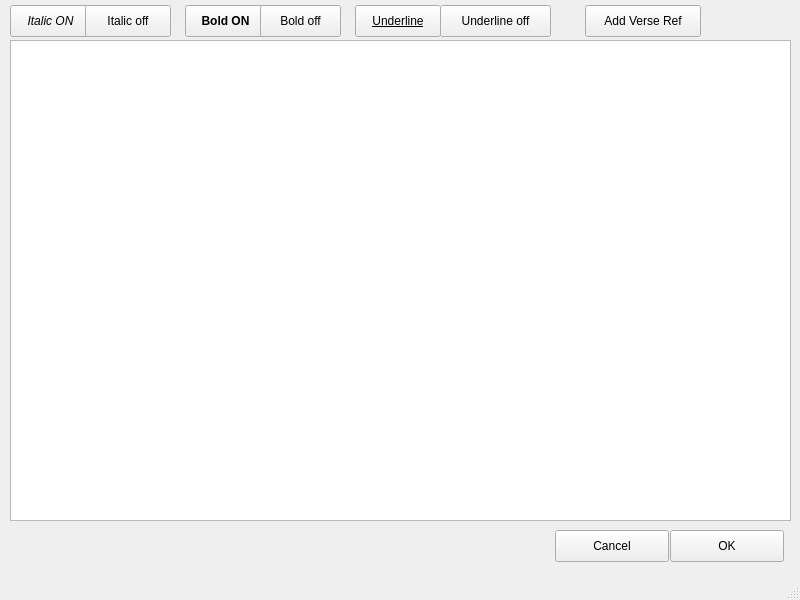
<?xml version="1.0" encoding="UTF-8"?>
<ui version="4.0">
 <class>NotesWindow</class>
 <widget class="QMainWindow" name="NotesWindow">
  <property name="geometry">
   <rect>
    <x>0</x>
    <y>0</y>
    <width>800</width>
    <height>600</height>
   </rect>
  </property>
  <property name="windowTitle">
   <string>Notes Window</string>
  </property>
  <widget class="QWidget" name="centralwidget">
   <widget class="QTextEdit" name="textEdit">
    <property name="geometry">
     <rect>
      <x>10</x>
      <y>40</y>
      <width>781</width>
      <height>481</height>
     </rect>
    </property>
   </widget>
   <widget class="QPushButton" name="pbOK">
    <property name="geometry">
     <rect>
      <x>670</x>
      <y>530</y>
      <width>114</width>
      <height>32</height>
     </rect>
    </property>
    <property name="text">
     <string>OK</string>
    </property>
   </widget>
   <widget class="QPushButton" name="pbItalic">
    <property name="geometry">
     <rect>
      <x>10</x>
      <y>5</y>
      <width>81</width>
      <height>32</height>
     </rect>
    </property>
    <property name="font">
     <font>
      <italic>true</italic>
     </font>
    </property>
    <property name="text">
     <string>Italic ON</string>
    </property>
   </widget>
   <widget class="QPushButton" name="pbNoItalic">
    <property name="geometry">
     <rect>
      <x>85</x>
      <y>5</y>
      <width>86</width>
      <height>32</height>
     </rect>
    </property>
    <property name="text">
     <string>Italic off</string>
    </property>
   </widget>
   <widget class="QPushButton" name="pbCancel">
    <property name="geometry">
     <rect>
      <x>555</x>
      <y>530</y>
      <width>114</width>
      <height>32</height>
     </rect>
    </property>
    <property name="text">
     <string>Cancel</string>
    </property>
   </widget>
   <widget class="QPushButton" name="pbBoldOn">
    <property name="geometry">
     <rect>
      <x>185</x>
      <y>5</y>
      <width>81</width>
      <height>32</height>
     </rect>
    </property>
    <property name="font">
     <font>
      <weight>75</weight>
      <italic>false</italic>
      <bold>true</bold>
     </font>
    </property>
    <property name="text">
     <string>Bold ON</string>
    </property>
   </widget>
   <widget class="QPushButton" name="pbBoldOff">
    <property name="geometry">
     <rect>
      <x>260</x>
      <y>5</y>
      <width>81</width>
      <height>32</height>
     </rect>
    </property>
    <property name="font">
     <font>
      <italic>false</italic>
     </font>
    </property>
    <property name="text">
     <string>Bold off</string>
    </property>
   </widget>
   <widget class="QPushButton" name="pbUnderlineOn">
    <property name="geometry">
     <rect>
      <x>355</x>
      <y>5</y>
      <width>86</width>
      <height>32</height>
     </rect>
    </property>
    <property name="font">
     <font>
      <weight>50</weight>
      <italic>false</italic>
      <bold>false</bold>
      <underline>true</underline>
     </font>
    </property>
    <property name="text">
     <string>Underline</string>
    </property>
   </widget>
   <widget class="QPushButton" name="pbUnderlineOff">
    <property name="geometry">
     <rect>
      <x>440</x>
      <y>5</y>
      <width>111</width>
      <height>32</height>
     </rect>
    </property>
    <property name="font">
     <font>
      <italic>false</italic>
     </font>
    </property>
    <property name="text">
     <string>Underline off</string>
    </property>
   </widget>
   <widget class="QPushButton" name="pbVerse">
    <property name="geometry">
     <rect>
      <x>585</x>
      <y>5</y>
      <width>116</width>
      <height>32</height>
     </rect>
    </property>
    <property name="font">
     <font>
      <weight>50</weight>
      <italic>false</italic>
      <bold>false</bold>
      <underline>false</underline>
     </font>
    </property>
    <property name="text">
     <string>Add Verse Ref</string>
    </property>
   </widget>
  </widget>
  <widget class="QMenuBar" name="menubar">
   <property name="geometry">
    <rect>
     <x>0</x>
     <y>0</y>
     <width>800</width>
     <height>22</height>
    </rect>
   </property>
  </widget>
  <widget class="QStatusBar" name="statusbar"/>
 </widget>
 <resources/>
 <connections/>
</ui>
